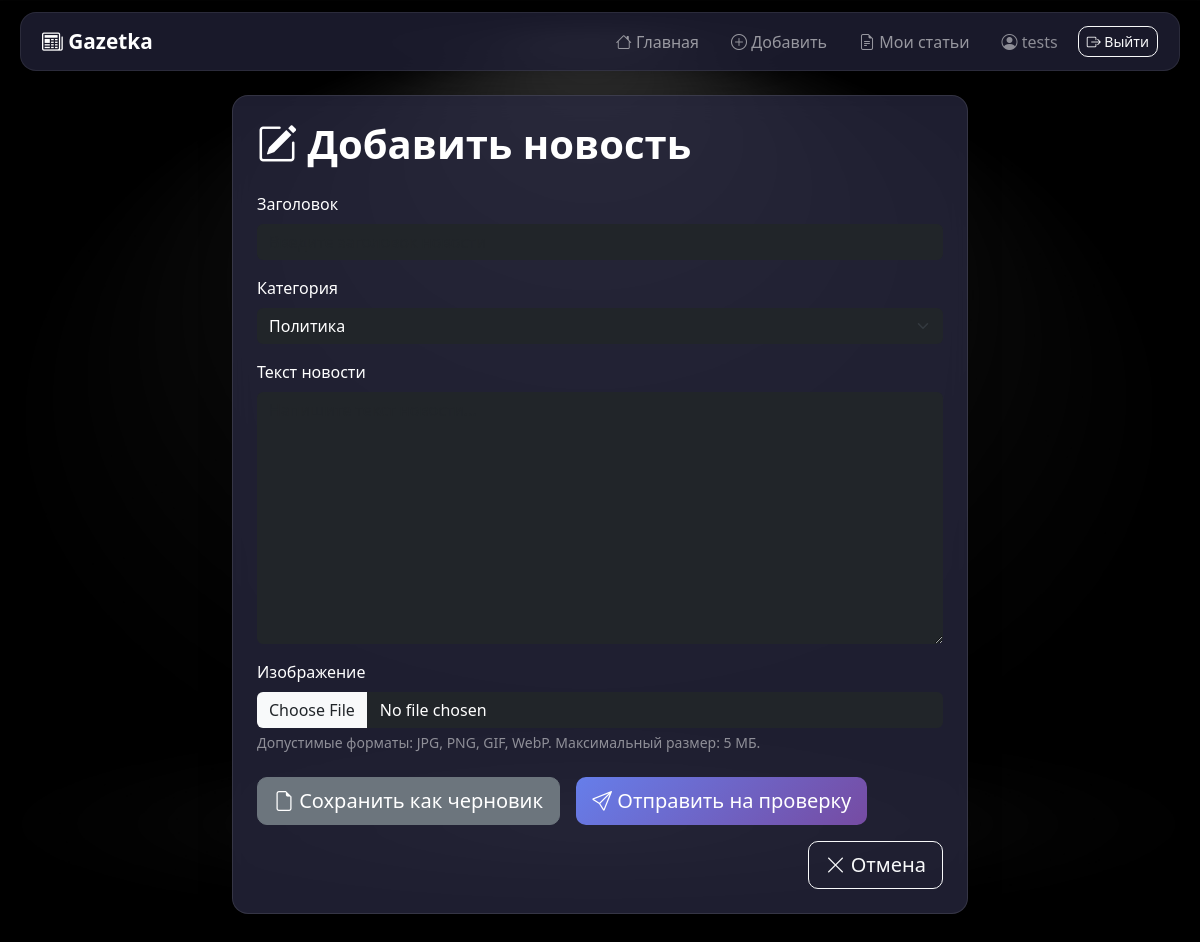
/add_news (signed in), run on an earlier commit of the app's database.
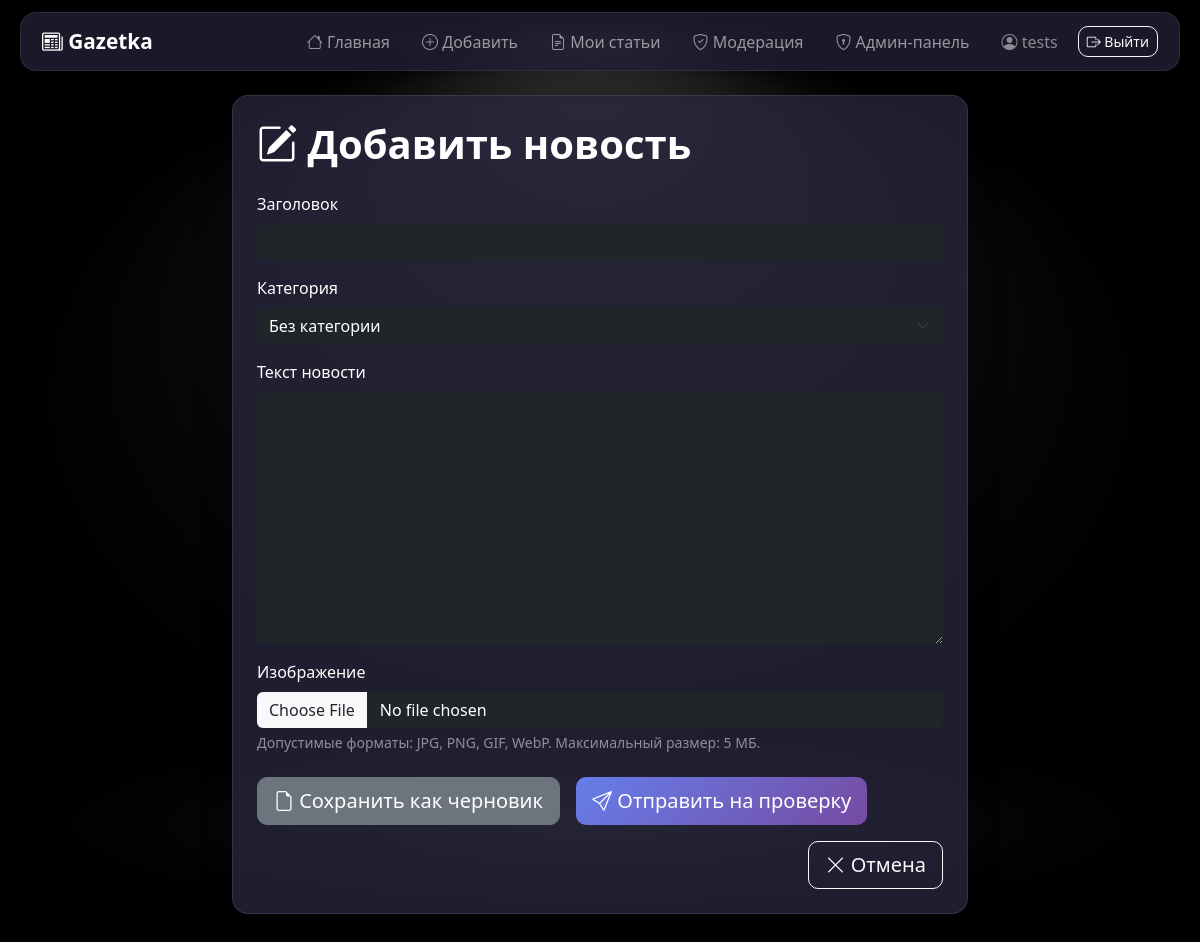
And on a later commit of the database.
### main.py (the view, shortened to what this page needs)
@app.route('/add_news', methods=['GET', 'POST'])
def add_news():
    if not current_user.is_authenticated:
        return redirect(url_for('login'))
    if current_user.is_banned == 1:
        abort(403)
    form = NewsForm()
    db_sess = db_session.create_session()
    try:
        categories = db_sess.query(Categories).all()
        form.category_id.choices = [(c.id, c.name) for c in categories]
    except Exception as e:
        db_sess.rollback()
        print(f"Ошибка: {e}")
        return render_template('add_news.html', form=form, message='Ошибка при сохранении новости')
    finally:
        db_sess.close()
    return render_template('add_news.html', form=form)

### forms/Newsform.py
class NewsForm(FlaskForm):
    title = StringField('Заголовок', validators=[
        DataRequired(message='Заголовок обязателен'),
        Length(min=3, max=200, message='Заголовок должен быть от 3 до 200 символов')
    ])
    content = TextAreaField('Текст новости', validators=[
        DataRequired(message='Текст новости обязателен'),
        Length(min=10, message='Текст должен содержать минимум 10 символов')
    ])
    category_id = SelectField('Категория',coerce=int, choices=[])
    image = FileField('Изображение', validators=[
        FileAllowed(['jpg', 'jpeg', 'png', 'gif', 'webp'], 'Только изображения (jpg, png, gif, webp)')
    ])
    save_as_draft = SubmitField('Сохранить как черновик')
    publish = SubmitField('Отправить на модерацию')

### data/db_session.py (called while the page is built)
def create_session() -> Session:
    global __factory
    return __factory()

### main.py (called while the page is built)
@login_manager.user_loader
def load_user(user_id):
    db_sess = db_session.create_session()
    try:
        return db_sess.get(User, user_id)
    finally:
        db_sess.close()

### templates/add_news.html (shortened to what this page needs)
{% extends "base.html" %}
{% block content %}
<div class="row justify-content-center">
    <div class="col-lg-8">
        <div class="glass-card p-4">
            <h1 class="text-white fw-bold mb-4">
                <i class="bi bi-pencil-square"></i> Добавить новость
            </h1>
            <form method="POST" enctype="multipart/form-data" novalidate>
                <div class="mb-3">
                    {{ form.title.label(class="form-label text-white") }}
                    {{ form.title(class="form-control bg-dark text-white border-0 rounded" + (" is-invalid" if form.title.errors else ""),
                                  placeholder="Введите заголовок новости") }}
                </div>
                <div class="mb-3">
                    {{ form.category_id.label(class="form-label text-white") }}
                    {{ form.category_id(class="form-select bg-dark text-white border-0 rounded" + (" is-invalid" if form.category_id.errors else "")) }}
                </div>
                <div class="mb-3">
                    {{ form.content.label(class="form-label text-white") }}
                    {{ form.content(class="form-control bg-dark text-white border-0 rounded" + (" is-invalid" if form.content.errors else ""),
                                    rows=10, placeholder="Напишите текст новости...") }}
                </div>
                <div class="mb-4">
                    {{ form.image.label(class="form-label text-white") }}
                    {{ form.image(class="form-control bg-dark text-white border-0 rounded" + (" is-invalid" if form.image.errors else ""),
                                  accept="image/*") }}
                    <div class="form-text text-white-50">
                        Допустимые форматы: JPG, PNG, GIF, WebP. Максимальный размер: 5 МБ.
                    </div>
                </div>
                <div class="d-flex gap-3 flex-wrap">
                    <button type="submit" name="sa" class="btn btn-secondary btn-lg">
                        <i class="bi bi-file-earmark"></i> Сохранить как черновик
                    </button>
                    <button type="submit" name="submit" class="btn btn-primary btn-lg">
                        <i class="bi bi-send"></i> Отправить на проверку
                    </button>
                    <a href="{{ url_for('dashboard') }}" class="btn btn-outline-light btn-lg ms-auto">
                        <i class="bi bi-x-lg"></i> Отмена
                    </a>
                </div>
            </form>
        </div>
    </div>
</div>
{% endblock %}

### templates/base.html (shortened to what this page needs)
<!DOCTYPE html>
<html lang="ru">
<head>
    <link href="https://cdn.jsdelivr.net/npm/bootstrap@5.3.0/dist/css/bootstrap.min.css" rel="stylesheet">
    <link href="https://cdn.jsdelivr.net/npm/bootstrap-icons@1.11.0/font/bootstrap-icons.css" rel="stylesheet">
    <link rel="stylesheet" href="{{ url_for('static', filename='styles/style.css') }}">
</head>
<body>
<nav class="navbar navbar-expand-lg navbar-dark">
    <div class="container">
        <a class="navbar-brand fw-bold" href="{{ url_for('index') }}">
            <i class="bi bi-newspaper"></i> Gazetka
        </a>
        <div class="collapse navbar-collapse" id="navbarNav">
            <ul class="navbar-nav ms-auto align-items-center gap-2">
                <li class="nav-item">
                    <a class="nav-link" href="{{ url_for('index') }}">
                        <i class="bi bi-house"></i> Главная
                    </a>
                </li>
                {% if current_user.is_authenticated %}
                {% if current_user.is_banned == 0 %}
                <li class="nav-item">
                    <a class="nav-link" href="{{ url_for('add_news') }}">
                        <i class="bi bi-plus-circle"></i> Добавить
                    </a>
                </li>
                <li class="nav-item">
                    <a class="nav-link" href="{{ url_for('dashboard') }}">
                        <i class="bi bi-file-earmark-text"></i> Мои статьи
                    </a>
                </li>
                {% if current_user.level in ['moderator', 'admin'] %}
                <li class="nav-item">
                    <a class="nav-link" href="{{ url_for('moderation') }}">
                        <i class="bi bi-shield-check"></i> Модерация
                    </a>
                </li>
                {% endif %}
                {% if current_user.level == 'admin' %}
                <li class="nav-item">
                    <a class="nav-link" href="{{ url_for('admin.index') }}">
                        <i class="bi bi-shield-lock"></i> Админ-панель
                    </a>
                </li>
                {% endif %}
                {% else %}
                <li class="nav-item">
                    <span class="badge bg-danger">Аккаунт заблокирован</span>
                </li>
                {% endif %}
                <li class="nav-item">
            <span class="nav-link text-white-50">
                <i class="bi bi-person-circle"></i> {{ current_user.username }}
            </span>
                </li>
                <li class="nav-item">
                    <a class="btn btn-outline-light btn-sm" href="{{ url_for('logout') }}">
                        <i class="bi bi-box-arrow-right"></i> Выйти
                    </a>
                </li>
                {% endif %}
            </ul>
        </div>
    </div>
</nav>
<div class="container mt-4 pb-5">
    {% block content %}{% endblock %}
</div>
</body>
</html>

What changed in the data, as far as the page shows it:
changed User "tests": level "user" → "admin" (drawn)
Also different on the page:
form field category_id: "Политика" → "Без категории"
text now shown: "Модерация Админ-панель"
